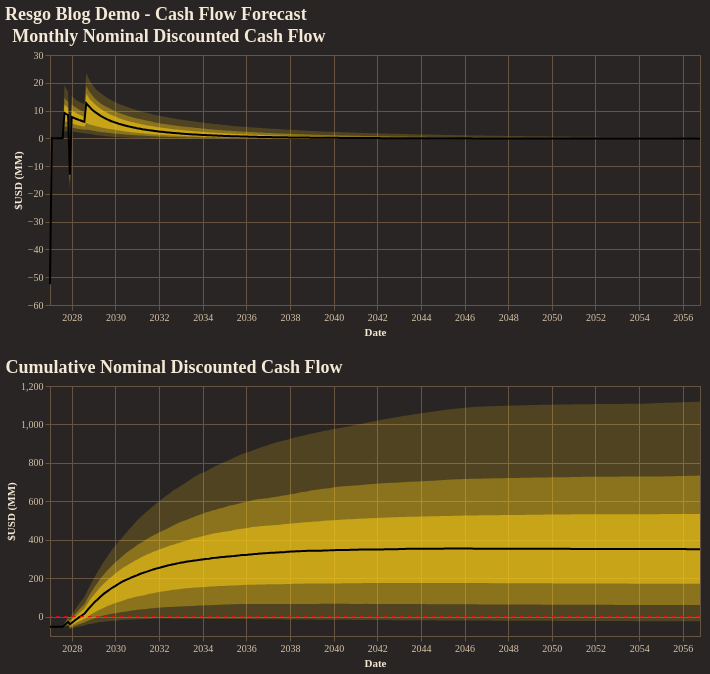

This figure's notebook cell:
### Code cell
fig = reporter.plotter.combined_cash_flow_plot(
    figsize=(650, 250),
    backend=PLOTTING_BACKEND
)
fig.show()

### Figure 1 — Vega-Lite specification as saved in the notebook (floating-point values rounded to 4 significant figures; data arrays with more than 128 entries replaced by an {"elided": "..."} marker saying what was removed)
{"config": {"background": "#292524", "view": {"fill": "#292524", "stroke": "#665340"}, "title": {"color": "#f4e9d7", "font": "Merriweather", "fontSize": 18, "fontWeight": 600, "subtitleColor": "#d5c2a6", "anchor": "start"}, "axis": {"domainColor": "#665340", "gridColor": "#665340", "tickColor": "#665340", "labelColor": "#d5c2a6", "titleColor": "#f4e9d7", "labelFont": "Merriweather", "titleFont": "Merriweather"}, "legend": {"titleColor": "#f4e9d7", "labelColor": "#d5c2a6", "labelFont": "Merriweather", "titleFont": "Merriweather", "orient": "top-right", "symbolType": "circle"}, "header": {"labelColor": "#d5c2a6", "titleColor": "#f4e9d7", "labelFont": "Merriweather", "titleFont": "Merriweather"}, "mark": {"color": "#c78d3b"}, "line": {"color": "#c78d3b"}, "bar": {"color": "#c78d3b"}, "point": {"color": "#ddb06d"}, "area": {"color": "#c78d3b", "opacity": 0.35}, "text": {"color": "#f4e9d7", "font": "Merriweather"}, "range": {"category": ["#5DA5DA", "#F28E2B", "#59C36A", "#E15759", "#B07AA1", "#4ECDC4", "#FF9DA7", "#EDC948"]}}, "vconcat": [{"layer": [{"mark": {"type": "area", "color": "rgba(250, 204, 21, 1.0)", "opacity": 0.18}, "encoding": {"tooltip": [{"field": "date", "title": "Date", "type": "temporal"}, {"field": "p01", "format": ",.2f", "title": "P01", "type": "quantitative"}, {"field": "p10", "format": ",.2f", "title": "P10", "type": "quantitative"}, {"field": "p25", "format": ",.2f", "title": "P25", "type": "quantitative"}, {"field": "p50", "format": ",.2f", "title": "P50", "type": "quantitative"}, {"field": "p75", "format": ",.2f", "title": "P75", "type": "quantitative"}, {"field": "p90", "format": ",.2f", "title": "P90", "type": "quantitative"}, {"field": "p99", "format": ",.2f", "title": "P99", "type": "quantitative"}], "x": {"field": "date", "title": "Date", "type": "temporal"}, "y": {"field": "p01", "title": "$USD (MM)", "type": "quantitative"}, "y2": {"field": "p99"}}}, {"mark": {"type": "area", "color": "rgba(250, 204, 21, 1.0)", "opacity": 0.35}, "encoding": {"tooltip": [{"field": "date", "title": "Date", "type": "temporal"}, {"field": "p01", "format": ",.2f", "title": "P01", "type": "quantitative"}, {"field": "p10", "format": ",.2f", "title": "P10", "type": "quantitative"}, {"field": "p25", "format": ",.2f", "title": "P25", "type": "quantitative"}, {"field": "p50", "format": ",.2f", "title": "P50", "type": "quantitative"}, {"field": "p75", "format": ",.2f", "title": "P75", "type": "quantitative"}, {"field": "p90", "format": ",.2f", "title": "P90", "type": "quantitative"}, {"field": "p99", "format": ",.2f", "title": "P99", "type": "quantitative"}], "x": {"field": "date", "title": "Date", "type": "temporal"}, "y": {"field": "p10", "title": "$USD (MM)", "type": "quantitative"}, "y2": {"field": "p90"}}}, {"mark": {"type": "area", "color": "rgba(250, 204, 21, 1.0)", "opacity": 0.55}, "encoding": {"tooltip": [{"field": "date", "title": "Date", "type": "temporal"}, {"field": "p01", "format": ",.2f", "title": "P01", "type": "quantitative"}, {"field": "p10", "format": ",.2f", "title": "P10", "type": "quantitative"}, {"field": "p25", "format": ",.2f", "title": "P25", "type": "quantitative"}, {"field": "p50", "format": ",.2f", "title": "P50", "type": "quantitative"}, {"field": "p75", "format": ",.2f", "title": "P75", "type": "quantitative"}, {"field": "p90", "format": ",.2f", "title": "P90", "type": "quantitative"}, {"field": "p99", "format": ",.2f", "title": "P99", "type": "quantitative"}], "x": {"field": "date", "title": "Date", "type": "temporal"}, "y": {"field": "p25", "title": "$USD (MM)", "type": "quantitative"}, "y2": {"field": "p75"}}}, {"mark": {"type": "line", "color": "black", "strokeWidth": 2}, "encoding": {"tooltip": [{"field": "date", "title": "Date", "type": "temporal"}, {"field": "p01", "format": ",.2f", "title": "P01", "type": "quantitative"}, {"field": "p10", "format": ",.2f", "title": "P10", "type": "quantitative"}, {"field": "p25", "format": ",.2f", "title": "P25", "type": "quantitative"}, {"field": "p50", "format": ",.2f", "title": "P50", "type": "quantitative"}, {"field": "p75", "format": ",.2f", "title": "P75", "type": "quantitative"}, {"field": "p90", "format": ",.2f", "title": "P90", "type": "quantitative"}, {"field": "p99", "format": ",.2f", "title": "P99", "type": "quantitative"}], "x": {"field": "date", "title": "Date", "type": "temporal"}, "y": {"field": "p50", "title": "$USD (MM)", "type": "quantitative"}}}], "data": {"name": "data-5647da4d23722522906944af24799afd"}, "height": 250, "title": "Monthly Nominal Discounted Cash Flow", "width": 650}, {"layer": [{"layer": [{"mark": {"type": "area", "color": "rgba(250, 204, 21, 1.0)", "opacity": 0.18}, "encoding": {"tooltip": [{"field": "date", "title": "Date", "type": "temporal"}, {"field": "p01", "format": ",.2f", "title": "P01", "type": "quantitative"}, {"field": "p10", "format": ",.2f", "title": "P10", "type": "quantitative"}, {"field": "p25", "format": ",.2f", "title": "P25", "type": "quantitative"}, {"field": "p50", "format": ",.2f", "title": "P50", "type": "quantitative"}, {"field": "p75", "format": ",.2f", "title": "P75", "type": "quantitative"}, {"field": "p90", "format": ",.2f", "title": "P90", "type": "quantitative"}, {"field": "p99", "format": ",.2f", "title": "P99", "type": "quantitative"}], "x": {"field": "date", "title": "Date", "type": "temporal"}, "y": {"field": "p01", "title": "$USD (MM)", "type": "quantitative"}, "y2": {"field": "p99"}}}, {"mark": {"type": "area", "color": "rgba(250, 204, 21, 1.0)", "opacity": 0.35}, "encoding": {"tooltip": [{"field": "date", "title": "Date", "type": "temporal"}, {"field": "p01", "format": ",.2f", "title": "P01", "type": "quantitative"}, {"field": "p10", "format": ",.2f", "title": "P10", "type": "quantitative"}, {"field": "p25", "format": ",.2f", "title": "P25", "type": "quantitative"}, {"field": "p50", "format": ",.2f", "title": "P50", "type": "quantitative"}, {"field": "p75", "format": ",.2f", "title": "P75", "type": "quantitative"}, {"field": "p90", "format": ",.2f", "title": "P90", "type": "quantitative"}, {"field": "p99", "format": ",.2f", "title": "P99", "type": "quantitative"}], "x": {"field": "date", "title": "Date", "type": "temporal"}, "y": {"field": "p10", "title": "$USD (MM)", "type": "quantitative"}, "y2": {"field": "p90"}}}, {"mark": {"type": "area", "color": "rgba(250, 204, 21, 1.0)", "opacity": 0.55}, "encoding": {"tooltip": [{"field": "date", "title": "Date", "type": "temporal"}, {"field": "p01", "format": ",.2f", "title": "P01", "type": "quantitative"}, {"field": "p10", "format": ",.2f", "title": "P10", "type": "quantitative"}, {"field": "p25", "format": ",.2f", "title": "P25", "type": "quantitative"}, {"field": "p50", "format": ",.2f", "title": "P50", "type": "quantitative"}, {"field": "p75", "format": ",.2f", "title": "P75", "type": "quantitative"}, {"field": "p90", "format": ",.2f", "title": "P90", "type": "quantitative"}, {"field": "p99", "format": ",.2f", "title": "P99", "type": "quantitative"}], "x": {"field": "date", "title": "Date", "type": "temporal"}, "y": {"field": "p25", "title": "$USD (MM)", "type": "quantitative"}, "y2": {"field": "p75"}}}, {"mark": {"type": "line", "color": "black", "strokeWidth": 2}, "encoding": {"tooltip": [{"field": "date", "title": "Date", "type": "temporal"}, {"field": "p01", "format": ",.2f", "title": "P01", "type": "quantitative"}, {"field": "p10", "format": ",.2f", "title": "P10", "type": "quantitative"}, {"field": "p25", "format": ",.2f", "title": "P25", "type": "quantitative"}, {"field": "p50", "format": ",.2f", "title": "P50", "type": "quantitative"}, {"field": "p75", "format": ",.2f", "title": "P75", "type": "quantitative"}, {"field": "p90", "format": ",.2f", "title": "P90", "type": "quantitative"}, {"field": "p99", "format": ",.2f", "title": "P99", "type": "quantitative"}], "x": {"field": "date", "title": "Date", "type": "temporal"}, "y": {"field": "p50", "title": "$USD (MM)", "type": "quantitative"}}}], "data": {"name": "data-4200dff4c6f8a827468a48d376f8564a"}, "title": "Cumulative Nominal Discounted Cash Flow"}, {"data": {"name": "data-42990c68f268a11fa16682fcd3437a6f"}, "mark": {"type": "rule", "color": "red", "strokeDash": [4, 4]}, "encoding": {"y": {"field": "zero", "type": "quantitative"}}}], "height": 250, "width": 650}], "title": "Resgo Blog Demo - Cash Flow Forecast", "$schema": "https://vega.github.io/schema/vega-lite/v5.20.1.json", "datasets": {"data-5647da4d23722522906944af24799afd": {"elided": "360 records"}, "data-4200dff4c6f8a827468a48d376f8564a": {"elided": "360 records"}, "data-42990c68f268a11fa16682fcd3437a6f": [{"zero": 0}]}}
